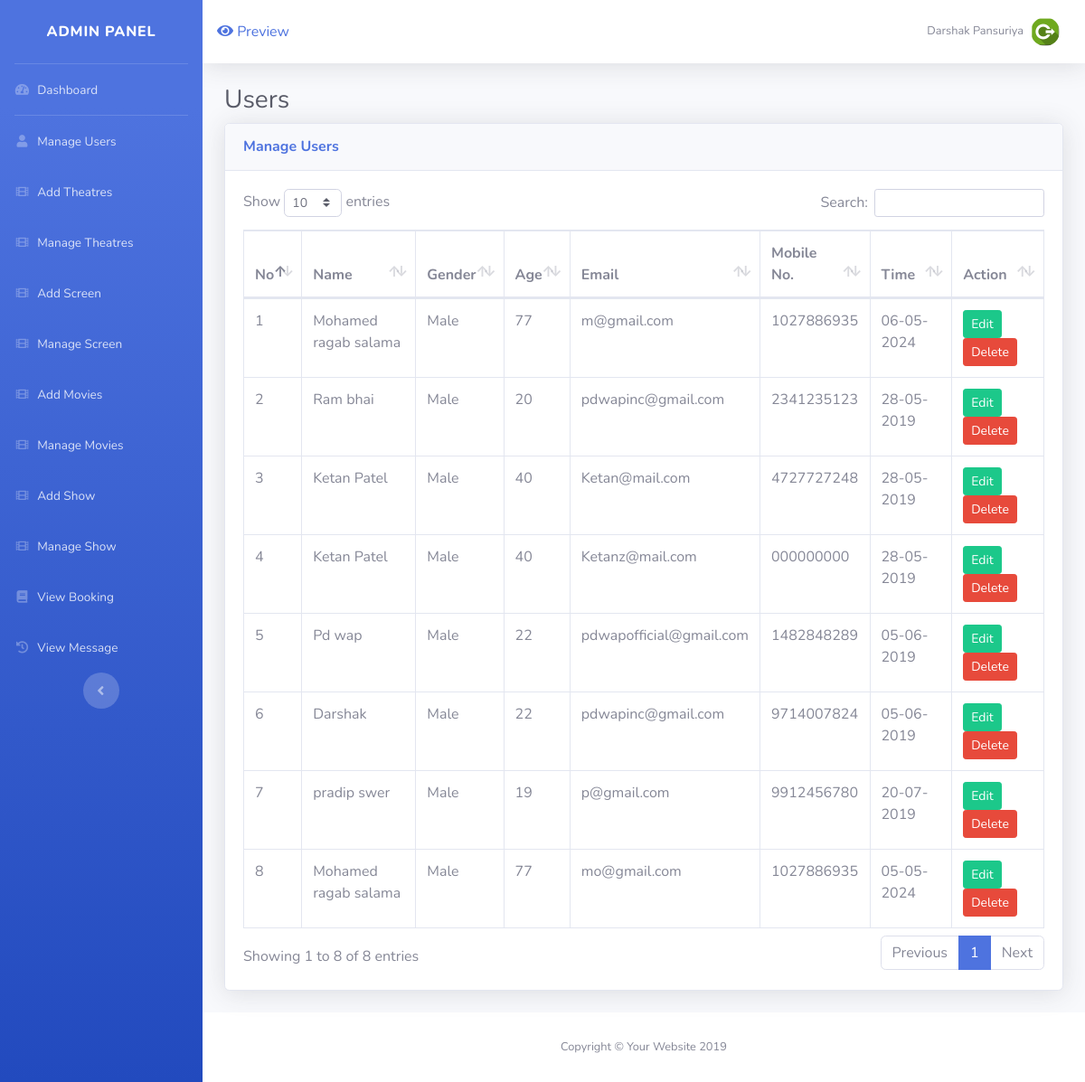
Before: /admin/user_manage.php (signed in) with the older database file.
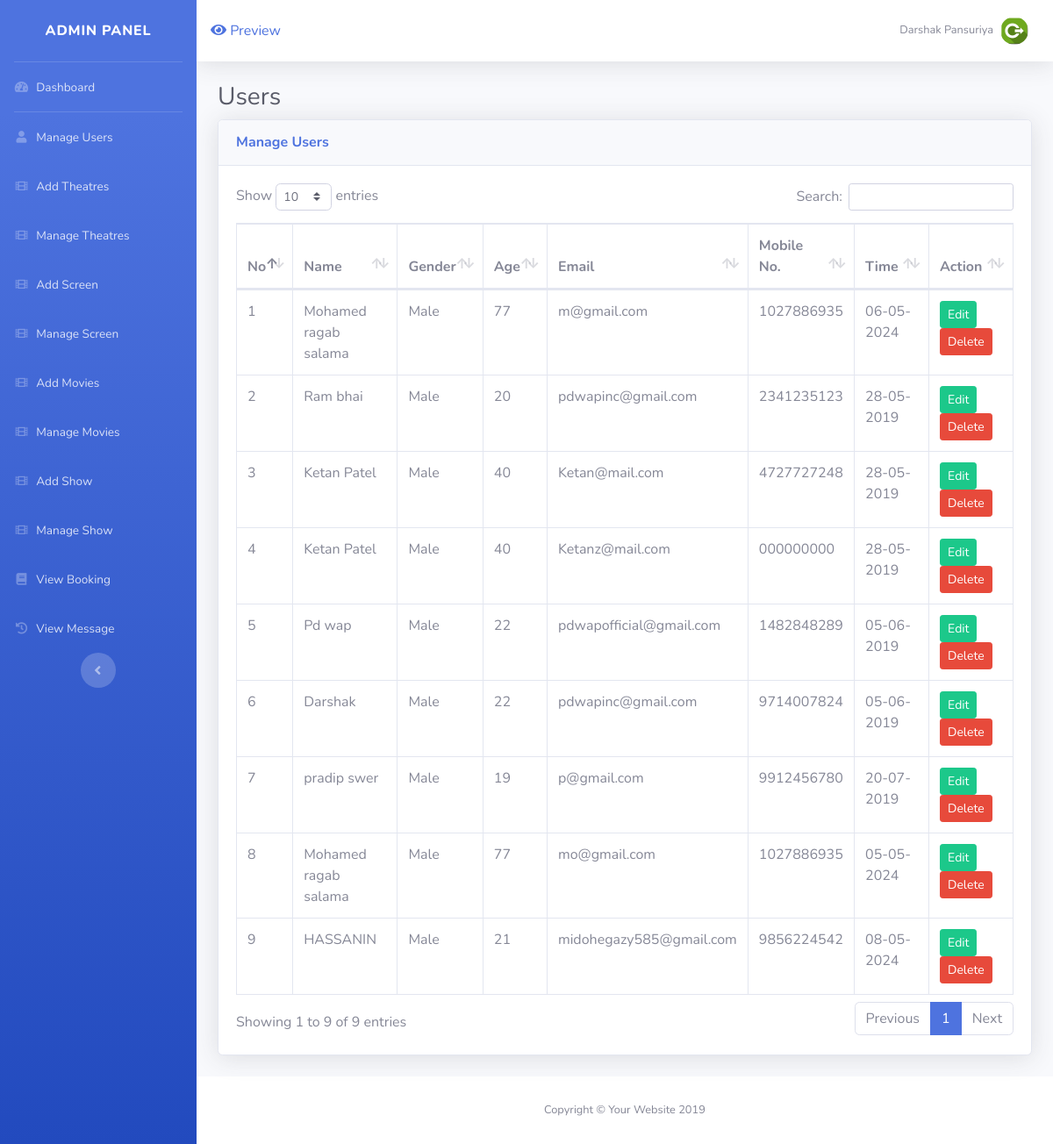
After: the same page with the newer database file.
### tables this page shows
CREATE TABLE `register` (
  `r_id` int(4) NOT NULL,
  `r_nm` varchar(30) NOT NULL,
  `r_age` varchar(2) NOT NULL,
  `r_gender` varchar(10) NOT NULL,
  `r_mno` varchar(12) NOT NULL,
  `r_email` varchar(40) NOT NULL,
  `r_pwd` varchar(40) NOT NULL,
  `r_time` bigint(40) NOT NULL,
  `r_status` int(1) NOT NULL DEFAULT 1
);

### Models/Admin.php (the view, shortened to what this page needs)
<?php
class Admin {
public function showUser(){
    include("../include/config.php");
    $sq=mysqli_query($con,"select * from register");
    $co=1;
  while($row=mysqli_fetch_assoc($sq))
                {
                   echo'<tr>';
                 echo'<td>'.$co.'</td>';
                 echo'<td>'.$row['r_nm'].'</td>';
                 echo'<td>'.$row['r_gender'].'</td>';
                echo'<td>'.$row['r_age'].'</td>';
                echo'<td>'.$row['r_email'].'</td>';
                echo'<td>'.$row['r_mno'].'</td>';
                echo'<td>'.date('d-m-Y',$row['r_time']).'</td>';
               echo'<td>';
  echo'<a href="user_edit.php?id='.$row['r_id'].'" class="btn btn-success btn-sm">Edit</a>';
               echo'<a href="../Models/Admin.php?id='.$row['r_id'].'&del=1" class="btn btn-danger btn-sm">Delete</a></td>';
               $co++;
               }
}
}
?>

### admin/user_manage.php (shortened to what this page needs)
<?php
	include("include/header.php");
	include("../include/config.php");
  include("../Models/Admin.php");
?>
<div class="container-fluid">
  <h1 class="h3 mb-2 text-gray-800">Users</h1>
  <div class="card shadow mb-4">
	<div class="card-header py-3">
	  <h6 class="m-0 font-weight-bold text-primary">Manage Users</h6>
	</div>
	<div class="card-body">
		<div class="table-responsive">
                <table class="table table-bordered" id="dataTable" width="100%" cellspacing="0">
<thead>
                    <tr>
                      <th>No</th>
                      <th>Name</th>
                      <th>Gender</th>
                      <th>Age</th>
                      <th>Email</th>
                      <th>Mobile No.</th>
                      <th>Time</th>
                       <th>Action</th>
                    </tr>
                  </thead>
                  <tbody>
          <?php
            $sho= new Admin();
            $sho->showUser();
             ?>
                    </tr>
                  </tbody>
                </table>
              </div>
	</div>
  </div>
</div>
<?php
	include("include/footer.php");
?>

Changed rows visible on the page:
added register: r_nm "HASSANIN", r_gender "Male", r_age "21", r_email "midohegazy585@gmail.com", r_mno "9856224542", r_time "08-05-2024"
Other visible differences:
text written by a page script: "Show entries Search: Showing 1 to 8 of 8 entries Previous 1 Next" → "Show entries Search: Showing 1 to 9 of 9 entries Previous 1 Next"
